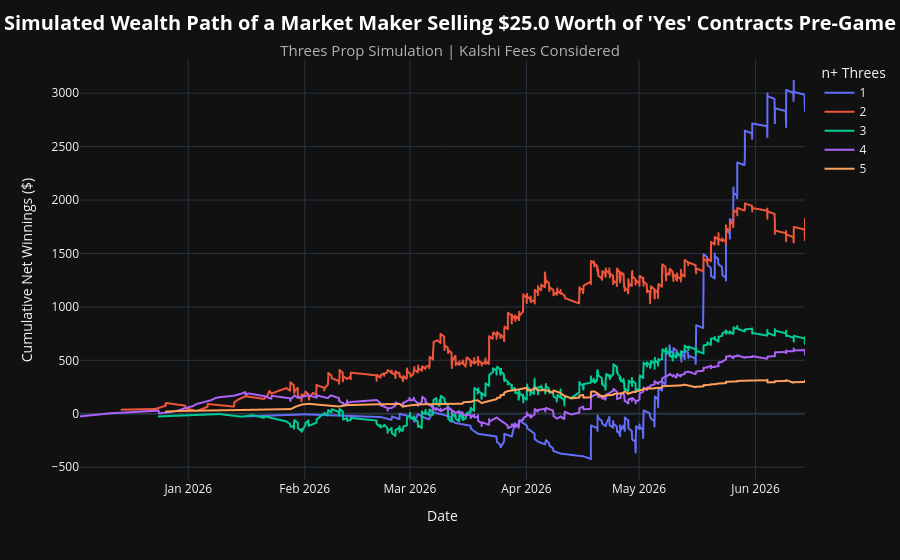

Notebook source saved alongside this figure:
### Code cell
# Simulation: Sell Yes Limit Order
#   - A market maker provides $25 worth of liquidity on every threes prop market
#   - Fill price is naively approximated as the historical dollar-volume-weighted average pre-game price
#   - The wealth path evolves over time, starting at zero

n_threes = set(int(r['threes'][:-1]) for r in results if r['n'] > 500) # More than 500 trades

n_threes_map = dict()
for n in n_threes:
    df = threes_df[threes_df['n_threes'] == n].copy()
    sim_results = simulation(
        df=df,
        side='no',                      # Selling 'yes' is the same as buying 'no'
        liquidity_amt=LIQUIDITY_AMOUNT,
        fee=KALSHI_MAKER_FEE,           # Assume the 'yes' contract is sold by a market maker offering liquidity to a retail taker
        by='dvwa',
        trades=TRADES,                  # Strictly more than x trades occured pre-game
        dollar_volume=DOLLAR_VOLUME     # Strictly more than y dollar volume pre-game
    )
    sim_results['n_threes'] = n 

    w = simulation_statistics(
        df=sim_results,
        group_returns_by='weekly'
    )     
    m = simulation_statistics(
        df=sim_results,
        group_returns_by='monthly'
    )  

    n_threes_map[n] = {
        'simulation_results'       : sim_results,
        'weekly_simulation_stats'  : w,
        'monthly_simulation_stats' : m,
    }

combined_df = pd.concat(
    [v['simulation_results'] for v in n_threes_map.values()],
    ignore_index=True
)

fig = px.line(
    combined_df,
    x='close_time',
    y='cum_net_winnings',
    color='n_threes'        
)

fig.update_layout(
    template='plotly_dark',
    title={
        'text': (
            f"<b>Simulated Wealth Path of a Market Maker Selling ${LIQUIDITY_AMOUNT} Worth of 'Yes' Contracts Pre-Game</b><br>"
            f"<span style='font-size: 15px; color: #b0b0b0;'>Threes Prop Simulation | Kalshi Fees Considered</span>"
        ),
        'font': {'size': 20, 'color': '#ffffff'},
        'x': 0.5,
        'xanchor': 'center'
    },
    xaxis_title='Date',
    yaxis_title='Cumulative Net Winnings ($)',
    hovermode='x unified',
    paper_bgcolor='#111111',
    plot_bgcolor='#111111',
    legend_title_text='n+ Threes'
)

fig.show()

### Figure 1 — Plotly figure (JSON) as saved in the notebook; plotly's stock layout.template omitted (floating-point values rounded to 4 significant figures; data arrays with more than 128 entries replaced by an {"elided": "..."} marker saying what was removed)
{"data": [{"hovertemplate": "n_threes=1<br>close_time=%{x}<br>cum_net_winnings=%{y}<extra></extra>", "legendgroup": "1", "line": {"color": "#636efa", "dash": "solid"}, "marker": {"symbol": "circle"}, "mode": "lines", "name": "1", "showlegend": true, "type": "scattergl", "x": {"elided": "269 str values"}, "xaxis": "x", "y": {"elided": "269 float values"}, "yaxis": "y"}, {"hovertemplate": "n_threes=2<br>close_time=%{x}<br>cum_net_winnings=%{y}<extra></extra>", "legendgroup": "2", "line": {"color": "#EF553B", "dash": "solid"}, "marker": {"symbol": "circle"}, "mode": "lines", "name": "2", "showlegend": true, "type": "scattergl", "x": {"elided": "697 str values"}, "xaxis": "x", "y": {"elided": "697 float values"}, "yaxis": "y"}, {"hovertemplate": "n_threes=3<br>close_time=%{x}<br>cum_net_winnings=%{y}<extra></extra>", "legendgroup": "3", "line": {"color": "#00cc96", "dash": "solid"}, "marker": {"symbol": "circle"}, "mode": "lines", "name": "3", "showlegend": true, "type": "scattergl", "x": {"elided": "714 str values"}, "xaxis": "x", "y": {"elided": "714 float values"}, "yaxis": "y"}, {"hovertemplate": "n_threes=4<br>close_time=%{x}<br>cum_net_winnings=%{y}<extra></extra>", "legendgroup": "4", "line": {"color": "#ab63fa", "dash": "solid"}, "marker": {"symbol": "circle"}, "mode": "lines", "name": "4", "showlegend": true, "type": "scattergl", "x": {"elided": "371 str values"}, "xaxis": "x", "y": {"elided": "371 float values"}, "yaxis": "y"}, {"hovertemplate": "n_threes=5<br>close_time=%{x}<br>cum_net_winnings=%{y}<extra></extra>", "legendgroup": "5", "line": {"color": "#FFA15A", "dash": "solid"}, "marker": {"symbol": "circle"}, "mode": "lines", "name": "5", "showlegend": true, "type": "scattergl", "x": {"elided": "137 str values"}, "xaxis": "x", "y": {"elided": "137 float values"}, "yaxis": "y"}], "layout": {"hovermode": "x unified", "legend": {"title": {"text": "n+ Threes"}, "tracegroupgap": 0}, "margin": {"t": 60}, "paper_bgcolor": "#111111", "plot_bgcolor": "#111111", "title": {"font": {"color": "#ffffff", "size": 20}, "text": "<b>Simulated Wealth Path of a Market Maker Selling $25.0 Worth of 'Yes' Contracts Pre-Game</b><br><span style='font-size: 15px; color: #b0b0b0;'>Threes Prop Simulation | Kalshi Fees Considered</span>", "x": 0.5, "xanchor": "center"}, "xaxis": {"anchor": "y", "domain": [0, 1], "title": {"text": "Date"}}, "yaxis": {"anchor": "x", "domain": [0, 1], "title": {"text": "Cumulative Net Winnings ($)"}}}}
